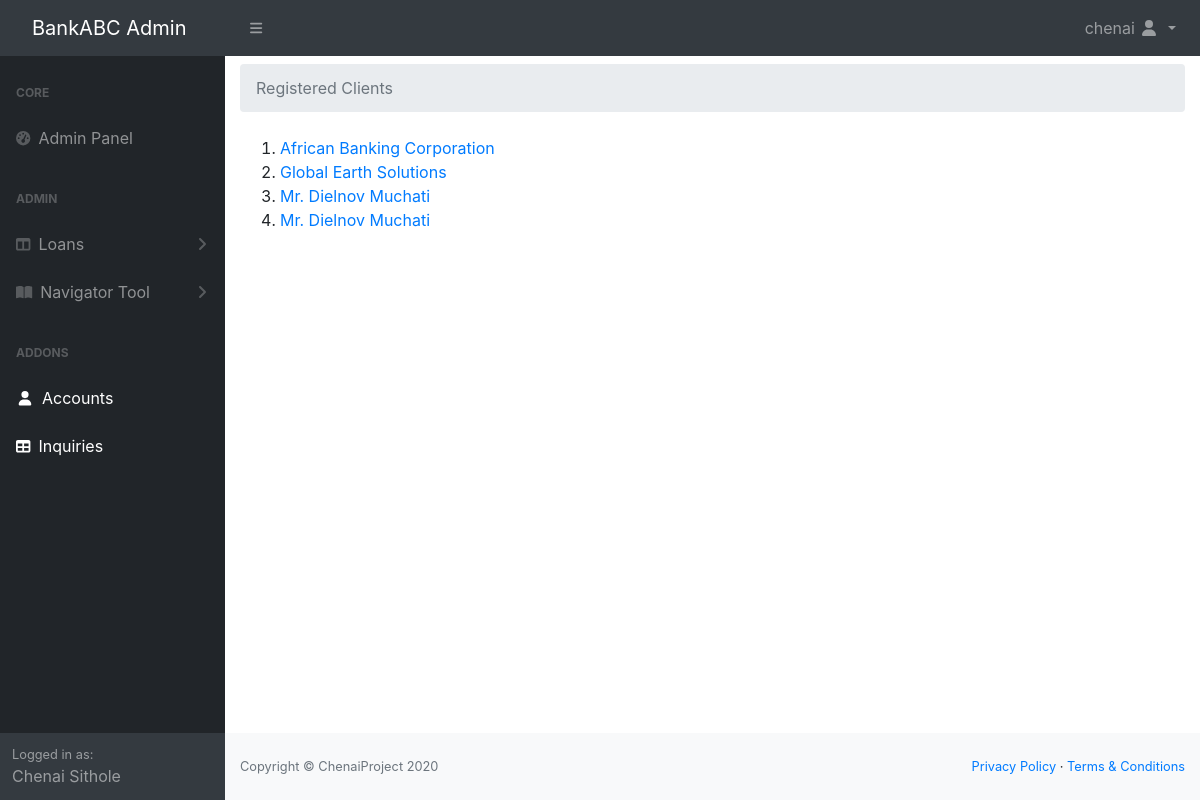
Screenshot of /user_list (signed in) with the database file from the repository.
### bank/models.py (models this page shows, shortened)
class Account(AbstractBaseUser):
    email = models.EmailField(
        verbose_name='email', max_length=60, unique=True)
    username = models.CharField(max_length=30, unique=True)
    isCorporate = models.BooleanField(default=False)
    physicalAddress = models.CharField(max_length=60)
    postalAddress = models.CharField(max_length=60)
    phone = models.CharField(max_length=30)
    date_joined = models.DateTimeField(
        verbose_name='date joined', auto_now_add=True)
    last_login = models.DateTimeField(
        verbose_name='last login', auto_now=True)
    is_active = models.BooleanField(default=True)
    is_staff = models.BooleanField(default=False)
    is_admin = models.BooleanField(default=False)
    is_superuser = models.BooleanField(default=False)
    USERNAME_FIELD = 'email'
    REQUIRED_FIELDS = ['username', 'isCorporate']
    objects = MyAccountManager()
    class Meta:
        verbose_name = _('user')
        verbose_name_plural = _('users')
    def __str__(self):
        if self.isCorporate:
            try:
                return CorporateAccount.objects.get(account=self).legalEntityName
            except:
                return self.username
        else:
            try:
                ind = IndividualAccount.objects.get(account=self)
                return ind.title + ' ' + ind.firstName + ' ' + ind.lastName
            except:
                return self.username

class CorporateAccount(models.Model):
    account = models.ForeignKey(
        Account, on_delete=models.CASCADE)
    legalEntityName = models.CharField(max_length=60)
    tradingAs = models.CharField(max_length=60)
    logo = models.ImageField(null=True, blank=True,
                             upload_to=company_logo_uploader)
    registrationNum = models.CharField(max_length=60, unique=True)
    entityType = models.CharField(max_length=60)
    industrySector = models.CharField(max_length=60)
    dateOfReg = models.DateField(
        verbose_name='date of registration', auto_now_add=True)
    countryOfReg = models.CharField(max_length=60)
    contact1 = models.CharField(max_length=60)
    contact2 = models.CharField(max_length=60)
    website = models.CharField(max_length=60)
    pOS = models.BooleanField(default=False)

class IndividualAccount(models.Model):
    account = models.ForeignKey(
        Account, on_delete=models.CASCADE)
    title = models.CharField(max_length=8)
    firstName = models.CharField(max_length=60)
    middleName = models.CharField(max_length=60, blank=True)
    lastName = models.CharField(max_length=60)
    isMale = models.BooleanField()
    maidenName = models.CharField(max_length=60, blank=True)
    passportPhoto = models.ImageField(upload_to=user_passportPhoto_uploader)
    nationalID = models.CharField(max_length=60)
    dob = models.CharField(max_length=60)
    maritalStatus = models.CharField(max_length=60)
    countryOfResidence = models.CharField(max_length=60)
    Nationality = models.CharField(max_length=60)
    passportNum = models.CharField(max_length=60)
    passportIssuerCountry = models.CharField(max_length=60)
    passportIssueDate = models.CharField(max_length=60)
    passportExpiryDate = models.CharField(max_length=60)
    yearsAtResidence = models.CharField(max_length=60)
    residentialStatus = models.CharField(max_length=60)
    sourceOfIncome = models.CharField(max_length=60)
    workAddress = models.CharField(max_length=60)
    workPhone = models.CharField(max_length=60)
    workDesignation = models.CharField(max_length=60)
    grossMonthlyIncome = models.CharField(max_length=60)
    otherSourceOfIncome = models.CharField(max_length=60)
    kin_fname = models.CharField(max_length=60)
    kin_sname = models.CharField(max_length=60)
    kin_phone = models.CharField(max_length=60)
    kin_address = models.CharField(max_length=60)
    kin_passportPhoto = models.ImageField(
        upload_to=kin_passportPhoto_uploader)

### bank/views.py (the view)
# urls.py: path('user_list', user_list, name='user_list'),
@login_required
def user_list(request):
    if not request.user.is_superuser:
        return redirect('bank:account')
    listOfUsers = Account.objects.all()
    context = {
        'listOfUsers': listOfUsers,
    }
    return render(request,'sys_admin/users.html',context)

### bank/templates/sys_admin/users.html
{% extends "sys_admin/base.html" %} {% load static %} {% block main %}
<ol class="breadcrumb mb-4 mt-2">
    <li class="breadcrumb-item active">Registered Clients</li>
</ol>
<ol>
    {% for user in listOfUsers %}
    <li><a href="{% url 'bank:user_update' user.pk %}">{{ user }}</a></li>
    {% endfor %}
</ol>
{% endblock main %}

### bank/templates/sys_admin/base.html (shortened to what this page needs)
{% load static %}
<!DOCTYPE html>
<html lang="en">
<head>
    <link href="{% static 'sys_admin/css/styles.css' %}" rel="stylesheet" />
    <link rel="stylesheet" href="{% static 'bootstrap441/css/bootstrap.min.css' %}" />
    <link rel="stylesheet" href="{% static 'fontawesome513/css/all.css' %}" />
</head>
<body class="sb-nav-fixed">
    <nav class="sb-topnav navbar navbar-expand navbar-dark bg-dark">
        <a class="navbar-brand" href="{% url 'bank:dashboard' %}">BankABC Admin</a>
        <button class="btn btn-link btn-sm order-1 order-lg-0" id="sidebarToggle" href="#">
            <i class="fas fa-bars"></i>
            </button>
        <ul class="navbar-nav ml-auto">
            <li class="nav-item dropdown">
                <a class="nav-link dropdown-toggle" id="userDropdown" href="{% url 'bank:dashboard' %}" role="button" data-toggle="dropdown" aria-haspopup="true" aria-expanded="false">
                    <span>{{ request.user.username }}</span>
                    <i class="fas fa-user fa-fw"></i>
                </a>
            </li>
        </ul>
    </nav>
    <div id="layoutSidenav">
        <div id="layoutSidenav_nav">
            <nav class="sb-sidenav accordion sb-sidenav-dark" id="sidenavAccordion">
                <div class="sb-sidenav-menu">
                    <div class="nav">
                        <div class="sb-sidenav-menu-heading">Core</div>
                        <a class="nav-link" href="{% url 'bank:dashboard' %}">
                            <div class="sb-nav-link-icon"><i class="fas fa-tachometer-alt"></i></div>
                            Admin Panel</a>
                        <div class="sb-sidenav-menu-heading">Admin</div>
                        <a class="nav-link collapsed" href="#" data-toggle="collapse" data-target="#collapseLayouts" aria-expanded="false" aria-controls="collapseLayouts">
                            <div class="sb-nav-link-icon">
                                <i class="fas fa-columns"></i>
                            </div>
                            Loans
                            <div class="sb-sidenav-collapse-arrow"><i class="fas fa-angle-down"></i></div>
                        </a>
                        <a class="nav-link collapsed" href="#" data-toggle="collapse" data-target="#collapsePages" aria-expanded="false" aria-controls="collapsePages">
                            <div class="sb-nav-link-icon"><i class="fas fa-book-open"></i></div>
                            Navigator Tool
                            <div class="sb-sidenav-collapse-arrow"><i class="fas fa-angle-down"></i></div>
                        </a>
                        <div class="sb-sidenav-menu-heading">Addons</div>
                        <a class="nav-link" href="{% url 'bank:user_list' %}">
                            <div class="sb-nav-link-icon"><i class="fas fa-user fa-fw"></i></div>
                            Accounts</a>
                        <a class="nav-link" href="">
                            <div class="sb-nav-link-icon"><i class="fas fa-table"></i></div>
                            Inquiries</a>
                    </div>
                </div>
                <div class="sb-sidenav-footer">
                    <div class="small">Logged in as:</div>
                    Chenai Sithole
                </div>
            </nav>
        </div>
        <div id="layoutSidenav_content">
            <main>
                <div class="container-fluid">
                    {% block main %} {% endblock main %}
                </div>
            </main>
            <footer class="py-4 bg-light mt-auto">
                <div class="container-fluid">
                    <div class="d-flex align-items-center justify-content-between small">
                        <div class="text-muted">Copyright &copy; ChenaiProject
                        </div>
                        <div>
                            <a href="#">Privacy Policy</a> &middot;
                            <a href="#">Terms &amp; Conditions</a>
                        </div>
                    </div>
                </div>
            </footer>
        </div>
    </div>
</body>
</html>

### rows the page displays
Account: user.username "chenai", isCorporate+id "African Banking Corporation"
Account: isCorporate+id "Global Earth Solutions"
Account: isCorporate+id "Mr. Dielnov Muchati"
Account: isCorporate+id "Mr. Dielnov Muchati"
